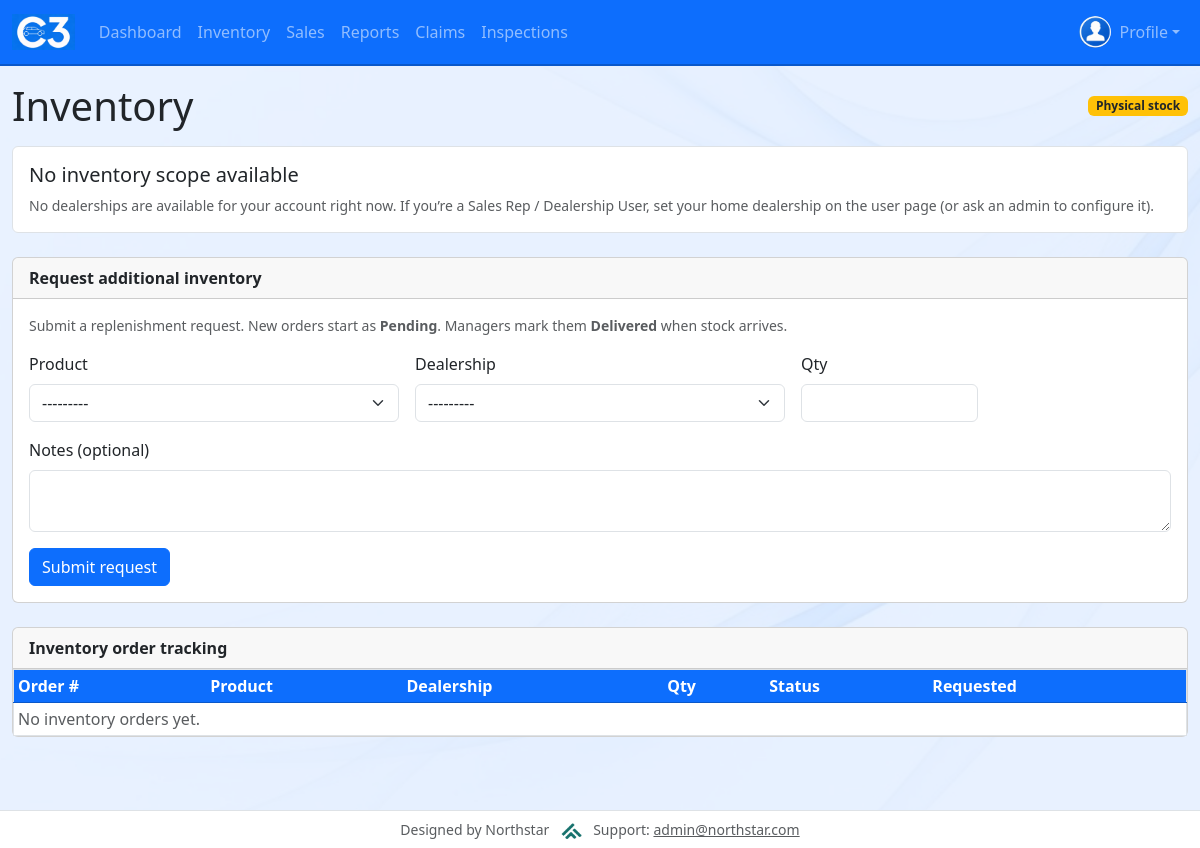
/home/inventory/ (signed in), run on an earlier commit of the app's database.
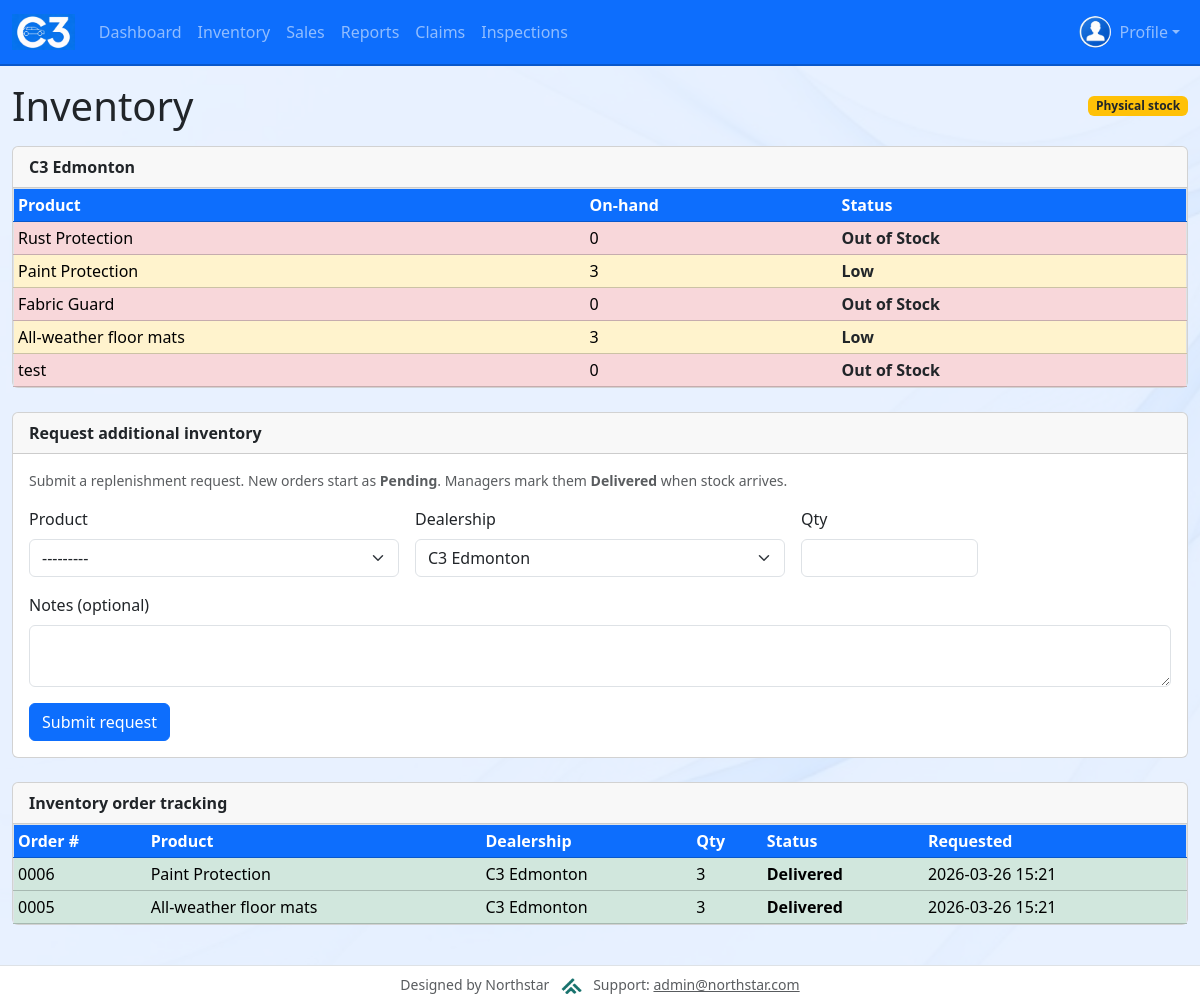
And on a later commit of the database.
### Dashboard/models.py (models this page shows, shortened)
class Dealership(models.Model):
    name = models.CharField(max_length=200)
    class Meta:
        ordering = ["name"]
    def __str__(self):
        return self.name

class SalesProduct(models.Model):
    name = models.CharField(max_length=200)
    price = models.DecimalField(max_digits=10, decimal_places=2, default=0, help_text="Product price")
    goal = models.PositiveIntegerField(default=1, help_text="Monthly sales goal")
    display_order = models.PositiveIntegerField(default=0)
    product_id = models.PositiveIntegerField(null=True, blank=True)
    tracks_inventory = models.BooleanField(
        default=True,
        help_text="If False (e.g. warranties), item is excluded from inventory and stock checks.",
    )
    class Meta:
        ordering = ['display_order', 'id']
    def __str__(self):
        return self.name

class InventoryOrder(models.Model):
    STATUS_PENDING = "pending"
    STATUS_DELIVERED = "delivered"
    STATUS_CHOICES = [
        (STATUS_PENDING, "Pending"),
        (STATUS_DELIVERED, "Delivered"),
    ]
    product = models.ForeignKey(SalesProduct, on_delete=models.CASCADE, related_name="inventory_orders")
    dealership = models.ForeignKey(Dealership, on_delete=models.CASCADE, related_name="inventory_orders")
    quantity_requested = models.PositiveIntegerField()
    status = models.CharField(max_length=20, choices=STATUS_CHOICES, default=STATUS_PENDING)
    requested_by = models.ForeignKey(
        settings.AUTH_USER_MODEL,
        on_delete=models.SET_NULL,
        null=True,
        blank=True,
        related_name="inventory_orders_submitted",
    )
    notes = models.TextField(blank=True)
    date_requested = models.DateTimeField(auto_now_add=True)
    date_received = models.DateTimeField(null=True, blank=True)
    class Meta:
        ordering = ["-date_requested", "-id"]
    @property
    def display_order_id(self):
        return f"{self.pk:04d}"

### Dashboard/views.py (the view)
# urls.py: path("inventory/", views.inventory, name="inventory"),
def inventory(request):
    if not request.user.is_authenticated:
        return HttpResponseForbidden("You must be logged in.")
    can_view_all = _can_view_all_inventory(request.user)
    can_submit = _can_submit_inventory_order(request.user)
    can_manage_orders = _can_manage_inventory_orders(request.user)
    physical_products = (
        SalesProduct.objects.filter(tracks_inventory=True)
        .order_by("display_order", "id")
        .all()
    )
    home = user_home_dealership(request.user) if not can_view_all else None
    if can_view_all:
        dealerships = list(Dealership.objects.order_by("name"))
    else:
        dealerships = [home] if home else list(Dealership.objects.order_by("name"))
    dealership_sections = []
    for deal in dealerships:
        rows = []
        for p in physical_products:
            qty = quantity_on_hand(p, deal)
            _, status_label, badge_variant = inventory_status_tuple(qty)
            rows.append(
                {
                    "product": p,
                    "quantity": qty,
                    "status_label": status_label,
                    "badge_variant": badge_variant,
                }
            )
        dealership_sections.append({"dealership": deal, "rows": rows})
    orders_qs = InventoryOrder.objects.select_related("product", "dealership", "requested_by").order_by(
        "-date_requested"
    )
    if not can_view_all and home:
        orders_qs = orders_qs.filter(dealership=home)
    order_form = InventoryRequestForm(user=request.user)
    pending_order_count = orders_qs.filter(status=InventoryOrder.STATUS_PENDING).count()
    context = {
        "dealership_sections": dealership_sections,
        "physical_products": physical_products,
        "inventory_orders": orders_qs[:200],
        "order_form": order_form,
        "can_view_all_inventory": can_view_all,
        "can_submit_inventory_order": can_submit,
        "can_manage_inventory_orders": can_manage_orders,
        "user_dealership": user_home_dealership(request.user),
        "pending_order_count": pending_order_count,
    }
    return render(request, "Dashboard/inventory.html", context)

### Dashboard/inventory_services.py (called while the page is built)
def inventory_status_tuple(quantity: int):
    if quantity <= 0:
        return ("out", "Out of Stock", "danger")
    if quantity < LOW_STOCK_THRESHOLD:
        return ("low", "Low", "warning")
    return ("adequate", "Adequate", "success")

def user_home_dealership(user):
    if not user or not user.is_authenticated:
        return None
    try:
        from Profile.models import UserProfile
        prof = UserProfile.objects.select_related("dealership").filter(user=user).first()
        return prof.dealership if prof else None
    except Exception:
        return None

def quantity_on_hand(product, dealership):
    from .models import ProductInventory
    row = (
        ProductInventory.objects.filter(product=product, dealership=dealership)
        .only("quantity")
        .first()
    )
    return int(row.quantity) if row else 0

### Dashboard/views.py (called while the page is built)
def _can_view_all_inventory(user):
    if not user.is_authenticated:
        return False
    if user.is_staff:
        return True
    return user.groups.filter(name="Management").exists()

def _can_submit_inventory_order(user):
    if not user.is_authenticated:
        return False
    if user.is_staff:
        return True
    return user.groups.filter(name__in=["Sales Rep", "Dealership User"]).exists()

def _can_manage_inventory_orders(user):
    if not user.is_authenticated:
        return False
    if user.is_staff:
        return True
    return user.groups.filter(name__in=["Management", "Back Office"]).exists()

### Dashboard/templates/Dashboard/inventory.html (shortened to what this page needs)
{% extends "Dashboard/base.html" %}
{% block content %}
<div class="d-flex align-items-center justify-content-between flex-wrap gap-2 mb-3">
	<h1 class="mb-0">Inventory</h1>
	{% if can_submit_inventory_order or can_manage_inventory_orders %}
		<span class="badge bg-warning text-dark">Physical stock</span>
	{% endif %}
</div>
{% if not dealership_sections %}
	<div class="p-3 bg-white border rounded mb-4">
		<h2 class="h5 mb-2">No inventory scope available</h2>
		<p class="text-muted small mb-0">
			No dealerships are available for your account right now. If you’re a Sales Rep / Dealership User,
			set your home dealership on the user page (or ask an admin to configure it).
		</p>
	</div>
{% endif %}
{% for section in dealership_sections %}
<div class="card mb-4">
	<div class="card-header fw-semibold">{{ section.dealership.name }}</div>
	<div class="card-body p-0">
		<div class="table-responsive">
			<table class="table table-sm mb-0">
				<thead class="table-light">
					<tr>
						<th scope="col">Product</th>
						<th scope="col">On-hand</th>
						<th scope="col">Status</th>
					</tr>
				</thead>
				<tbody>
				{% for row in section.rows %}
					<tr
						{% if row.badge_variant == 'danger' %}
							class="table-danger"
						{% elif row.badge_variant == 'warning' %}
							class="table-warning"
						{% else %}
							class="table-success"
						{% endif %}
					>
						<td>{{ row.product.name }}</td>
						<td>{{ row.quantity }}</td>
						<td>
							{% if row.badge_variant == 'warning' or row.badge_variant == 'danger' %}
								<span class="fw-semibold text-dark">{{ row.status_label }}</span>
							{% else %}
								<span class="fw-semibold">{{ row.status_label }}</span>
							{% endif %}
						</td>
					</tr>
				{% empty %}
					<tr><td colspan="3" class="text-muted">No inventory rows.</td></tr>
				{% endfor %}
				</tbody>
			</table>
		</div>
	</div>
</div>
{% endfor %}
{% if can_submit_inventory_order %}
<div class="card mb-4">
	<div class="card-header fw-semibold">Request additional inventory</div>
	<div class="card-body">
		<p class="text-muted small mb-3">
			Submit a replenishment request. New orders start as <strong>Pending</strong>.
			Managers mark them <strong>Delivered</strong> when stock arrives.
		</p>
		<form method="post" action="{% url 'Dashboard:inventory_order_submit' %}">
			<div class="row g-3 align-items-end">
				<div class="col-md-4">
					<label class="form-label" for="id_product">Product</label>
					{{ order_form.product }}
				</div>
				<div class="col-md-4">
					<label class="form-label" for="id_dealership">Dealership</label>
					{{ order_form.dealership }}
				</div>
				<div class="col-md-2">
					<label class="form-label" for="id_quantity_requested">Qty</label>
					{{ order_form.quantity_requested }}
				</div>
				<div class="col-md-12">
					<label class="form-label" for="id_notes">Notes (optional)</label>
					{{ order_form.notes }}
				</div>
				<div class="col-md-12">
					<button type="submit" class="btn btn-primary">Submit request</button>
				</div>
			</div>
		</form>
	</div>
</div>
{% endif %}
<div class="card mb-4">
	<div class="card-header fw-semibold d-flex justify-content-between align-items-center">
		<span>Inventory order tracking</span>
	</div>
	<div class="card-body p-0">
		<div class="table-responsive">
			<table class="table table-sm mb-0">
				<thead class="table-light">
					<tr>
						<th scope="col">Order #</th>
						<th scope="col">Product</th>
						<th scope="col">Dealership</th>
						<th scope="col">Qty</th>
						<th scope="col">Status</th>
						<th scope="col">Requested</th>
					</tr>
				</thead>
				<tbody>
				{% for o in inventory_orders %}
					<tr class="{% if o.status == 'pending' %}table-warning{% else %}table-success{% endif %}">
						<td>{{ o.display_order_id }}</td>
						<td>{{ o.product.name }}</td>
						<td>{{ o.dealership.name }}</td>
						<td>{{ o.quantity_requested }}</td>
						<td>
							{% if o.status == 'pending' %}
								<span class="fw-semibold text-dark">Pending</span>
							{% else %}
								<span class="fw-semibold">Delivered</span>
							{% endif %}
						</td>
						<td class="text-nowrap">{{ o.date_requested|date:"Y-m-d H:i" }}</td>
					</tr>
				{% empty %}
					<tr><td colspan="7" class="text-muted">No inventory orders yet.</td></tr>
				{% endfor %}
				</tbody>
			</table>
		</div>
	</div>
</div>
{% endblock content %}

### Dashboard/templates/Dashboard/base.html (shortened to what this page needs)
<!DOCTYPE html>
<html lang="en">
<head>
    {% load static %}
    <link rel="stylesheet" href="{% static 'bootstrap/css/bootstrap.css' %}">
    <link rel="stylesheet" href="{% static 'css/theme.css' %}">
</head>
<body class="d-flex flex-column min-vh-100">
<nav class="navbar navbar-expand-lg navbar-dark bg-primary">
    <div class="container-fluid">
        <a class="navbar-brand d-flex align-items-center" href="{% url 'Dashboard:home' %}">
            <img src="{% static 'images/logo.png' %}" alt="C3" height="36" style="max-height: 36px;">
        </a>
        {% if user.is_authenticated %}
        <div class="collapse navbar-collapse" id="navbarNavAltMarkup">
            <ul class="navbar-nav me-auto mb-2 mb-lg-0">
                <li class="nav-item">
                    <a class="nav-link" href="{% url 'Dashboard:index' %}">Dashboard</a>
                </li>
                <li class="nav-item">
                    <a class="nav-link" href="{% url 'Dashboard:inventory' %}">Inventory</a>
                </li>
                <li class="nav-item">
                    <a class="nav-link" href="{% url 'Dashboard:sales' %}">Sales</a>
                </li>
                <li class="nav-item">
                    <a class="nav-link" href="{% url 'Dashboard:Reports' %}">Reports</a>
                </li>
                <li class="nav-item">
                    <a class="nav-link" href="{% url 'Dashboard:claims' %}">Claims</a>
                </li>
                <li class="nav-item">
                    <a class="nav-link" href="{% url 'Dashboard:inspections' %}">Inspections</a>
                </li>
            </ul>
            <ul class="navbar-nav ms-auto mb-2 mb-lg-0">
                <li class="nav-item dropdown">
                    <a class="nav-link dropdown-toggle d-flex align-items-center" href="#" id="profileNavDropdown" role="button" data-bs-toggle="dropdown" aria-expanded="false">
                        {% if profile_avatar_url %}
                            <img src="{{ profile_avatar_url }}" alt="" class="avatar-circle me-2" width="32" height="32">
                        {% else %}
                            <img src="{% static 'images/default-avatar.png' %}" alt="" class="avatar-circle me-2" width="32" height="32">
                        {% endif %}
                        Profile
                    </a>
                </li>
            </ul>
        </div>
        {% endif %}
    </div>
</nav>
<main class="container-fluid py-3 flex-grow-1">
{% block content %}{% endblock content %}
</main>
<footer class="container-fluid py-2 text-center text-muted small border-top mt-auto bg-white">
	Designed by Northstar
	<img src="{% static 'images/northstar.png' %}" alt="Northstar" height="16" class="mx-2 align-text-bottom" style="max-height:16px;">
	Support: <a href="mailto:admin@northstar.com" class="text-muted">admin@northstar.com</a>
</footer>
</body>
</html>

### static/css/theme.css (style rules this page uses)
:root { --theme-primary: #0d6efd; --theme-primary-dark: #0a58ca; --theme-light: #e7f1ff; --theme-white: #ffffff; }
body { background-color: var(--theme-white); background-image: url("/static/images/background.png"); background-size: cover; background-position: center; background-repeat: no-repeat; background-attachment: fixed; color: #212529; }
.navbar.bg-primary { border-bottom: 2px solid var(--theme-primary-dark); }
main { background-color: rgba(231, 241, 255, 0.88); min-height: calc(100vh - 56px); }
.table { background-color: var(--theme-white); border: 1px solid #dee2e6; }
.table thead th { background-color: var(--theme-primary); color: var(--theme-white); border-color: var(--theme-primary-dark); }
.table tbody tr:nth-of-type(even) { background-color: rgba(13, 110, 253, 0.05); }
.btn-primary { background-color: var(--theme-primary); border-color: var(--theme-primary); }
a { color: var(--theme-primary); }
.avatar-circle { width: 32px; height: 32px; border-radius: 50%; object-fit: cover; display: inline-flex; align-items: center; justify-content: center; overflow: hidden; }

What changed in the data, as far as the page shows it:
added Dealership: dealership.name "C3 Edmonton"
now on this page (row edited): SalesProduct: product.name "Rust Protection", quantity "0", status_label "Out of Stock"
now on this page (row edited): SalesProduct: product.name "Paint Protection", quantity "3", status_label "Low"
now on this page (row edited): SalesProduct: product.name "Fabric Guard", quantity "0", status_label "Out of Stock"
added SalesProduct: product.name "All-weather floor mats", quantity "3", status_label "Low"
added SalesProduct: product.name "test", quantity "0", status_label "Out of Stock"
added InventoryOrder: display_order_id "0006", product.name "Paint Protection", dealership.name "C3 Edmonton", quantity_requested "3", status "Delivered", date_requested "2026-03-26 15:21"
added InventoryOrder: display_order_id "0005", product.name "All-weather floor mats", dealership.name "C3 Edmonton", quantity_requested "3", status "Delivered", date_requested "2026-03-26 15:21"
Also different on the page:
form field dealership: "---------" → "C3 Edmonton"
text no longer shown: "No inventory scope available No dealerships are available for your account right now. If you’re a Sales Rep / Dealership User, set your home dealership on the user page (or ask an admin to configure it). No inventory orders yet."
